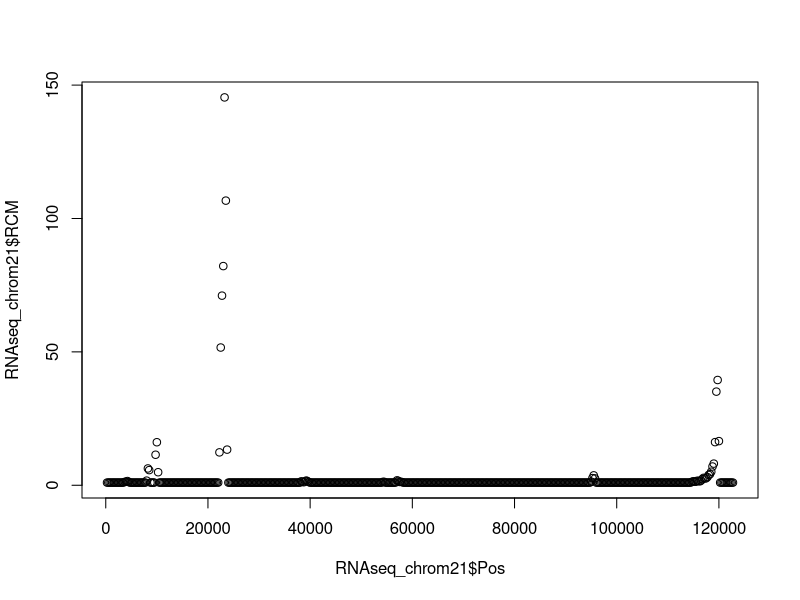
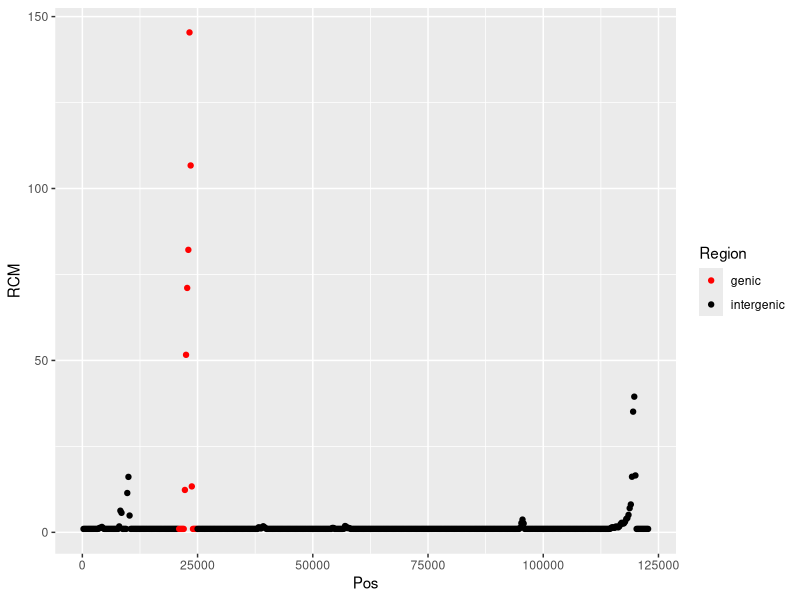
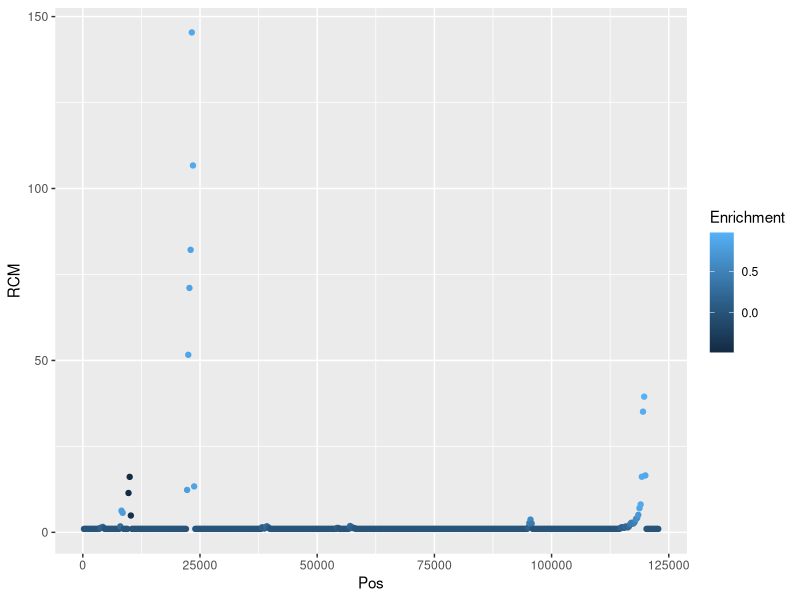
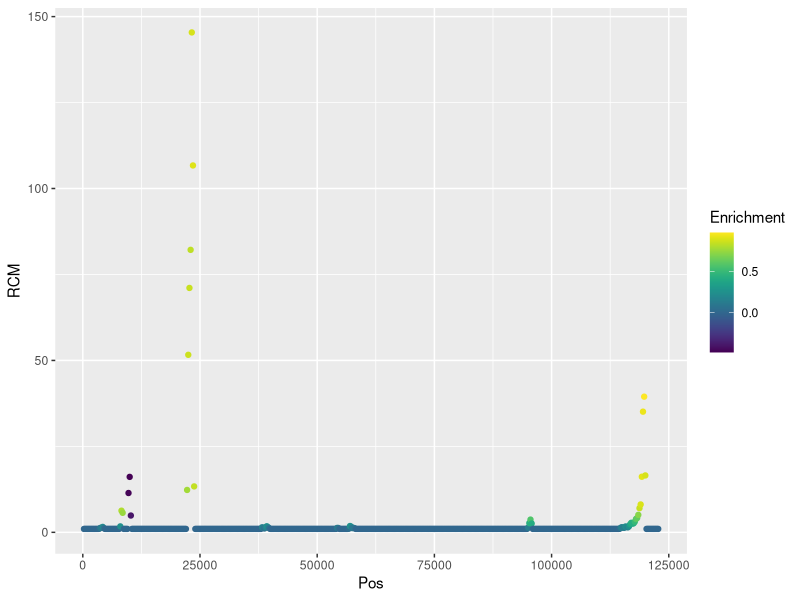
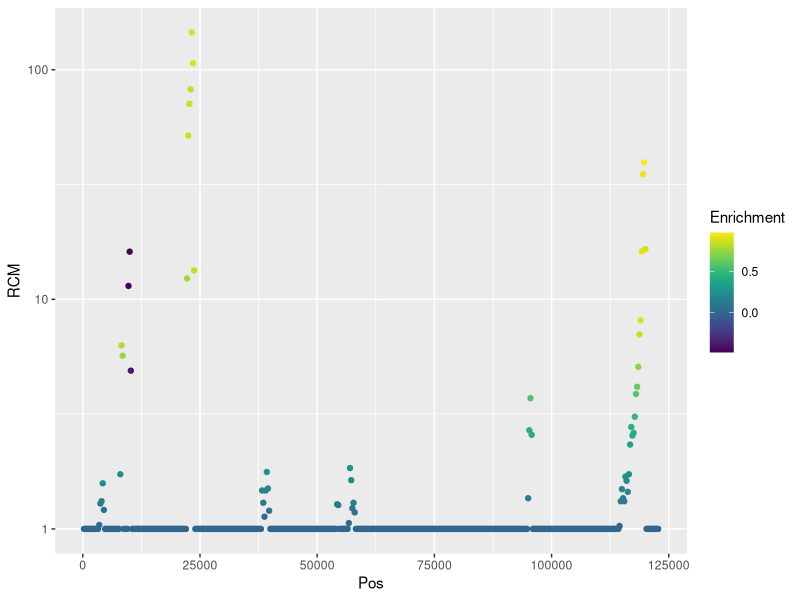
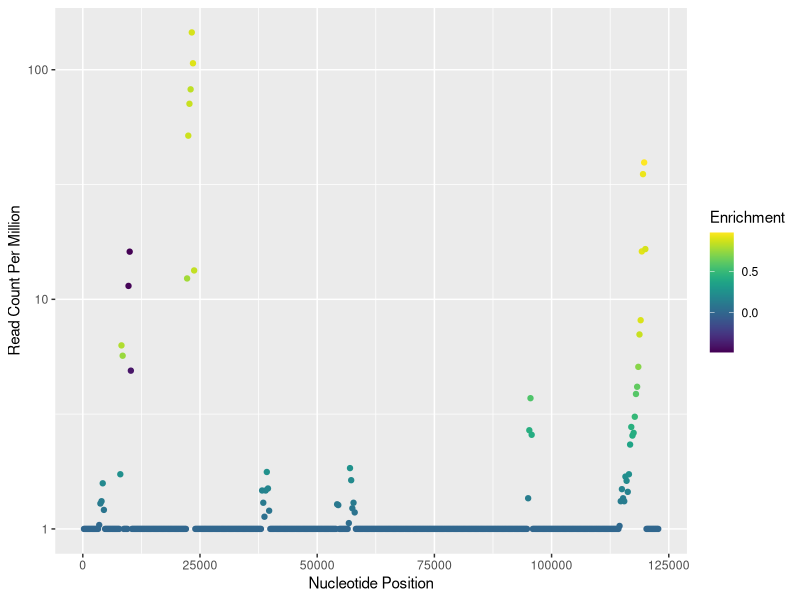
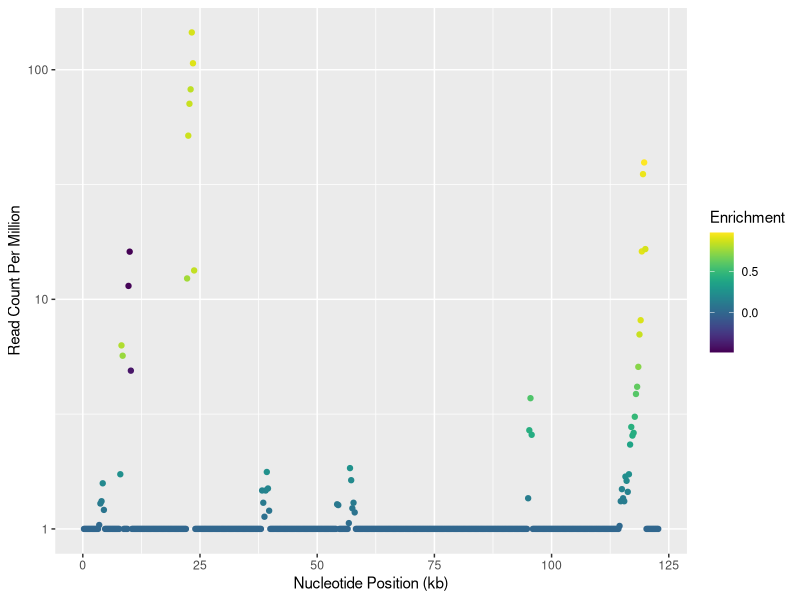
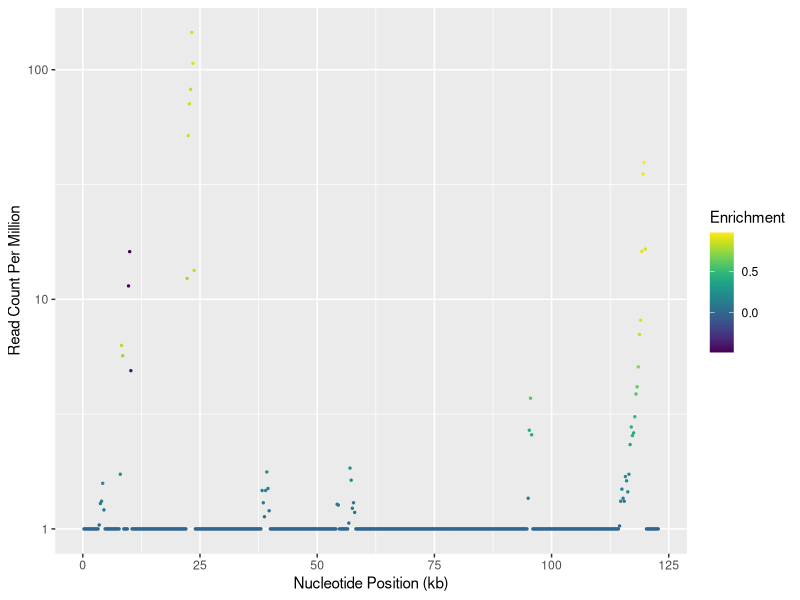

Generate these figures, in order, with R:
## ---- chunk 1
knitr::opts_chunk$set(echo = TRUE)
knitr::opts_knit$set(root.dir = 'C:/Users/charl/OneDrive - Colostate/Spring 2024/CM515/CM515_Github/CM515-course-2024/modules/13_Presenting_Data')
## ---- chunk 2
library(ggplot2)
setwd("C:/Users/charl/OneDrive - Colostate/Spring 2024/CM515/CM515_Github/CM515-course-2024/modules/13_Presenting_Data")
RNAseq = read.delim("SlidingWindow.txt")

str(RNAseq)
RNAseq[1:5,]

RNAseq_chrom21 = RNAseq[which(RNAseq$Chrom==21),]

singlePlot = ggplot (data=RNAseq_chrom21, aes(x=Pos, y=RCM))



plot (RNAseq_chrom21$Pos, RNAseq_chrom21$RCM)

singlePlot = ggplot (data=RNAseq_chrom21, aes(x=Pos, y=RCM)) + geom_point()


singlePlot = ggplot (data=RNAseq_chrom21, aes(x=Pos, y=RCM, color=Region)) + geom_point()

singlePlot + scale_color_manual(values=c("red", "black"))

singlePlot2 = ggplot (data=RNAseq_chrom21, aes(x=Pos, y=RCM, color=Enrichment)) + geom_point()

singlePlot2

install.packages("viridis")

library(viridis)

singlePlot2 + scale_color_viridis()

ggplot (data=RNAseq_chrom21, aes(x=Pos, y=RCM, color=Enrichment)) + geom_point() + scale_color_viridis() + scale_y_log10()

ggplot (data=RNAseq_chrom21, aes(x=Pos, y=RCM, color=Enrichment)) + geom_point() + scale_color_viridis() + scale_y_log10() + xlab("Nucleotide Position") + ylab("Read Count Per Million")


ggplot (data=RNAseq_chrom21, aes(x=Pos/1000, y=RCM, color=Enrichment)) + geom_point() + scale_color_viridis() + scale_y_log10() + xlab("Nucleotide Position (kb)") + ylab("Read Count Per Million")

ggplot (data=RNAseq_chrom21, aes(x=Pos/1000, y=RCM, color=Enrichment)) + geom_point(size=0.5) + scale_color_viridis() + scale_y_log10() + xlab("Nucleotide Position (kb)") + ylab("Read Count Per Million")


ggplot (data=RNAseq_chrom21, aes(x=Pos/1000, y=RCM, color=Enrichment)) + geom_point(size=0.5) + scale_color_viridis() + scale_y_log10() + xlab("Nucleotide Position (kb)") + ylab("Read Count Per Million") + theme_bw()

multiPlot <- ggplot (data=RNAseq, aes(x=Pos/1000, y=RCM, color=Enrichment)) + geom_point(size=0.5) + scale_color_viridis() + scale_y_log10() + xlab("Nucleotide Position (kb)") + ylab("Read Count Per Million") + theme_bw() + scale_x_continuous (breaks=c(0,75,150)) + facet_wrap(~Chrom, nrow=7) 

## ---- chunk 3
pdf ("multiPlot.pdf")  
multiPlot  
dev.off()

